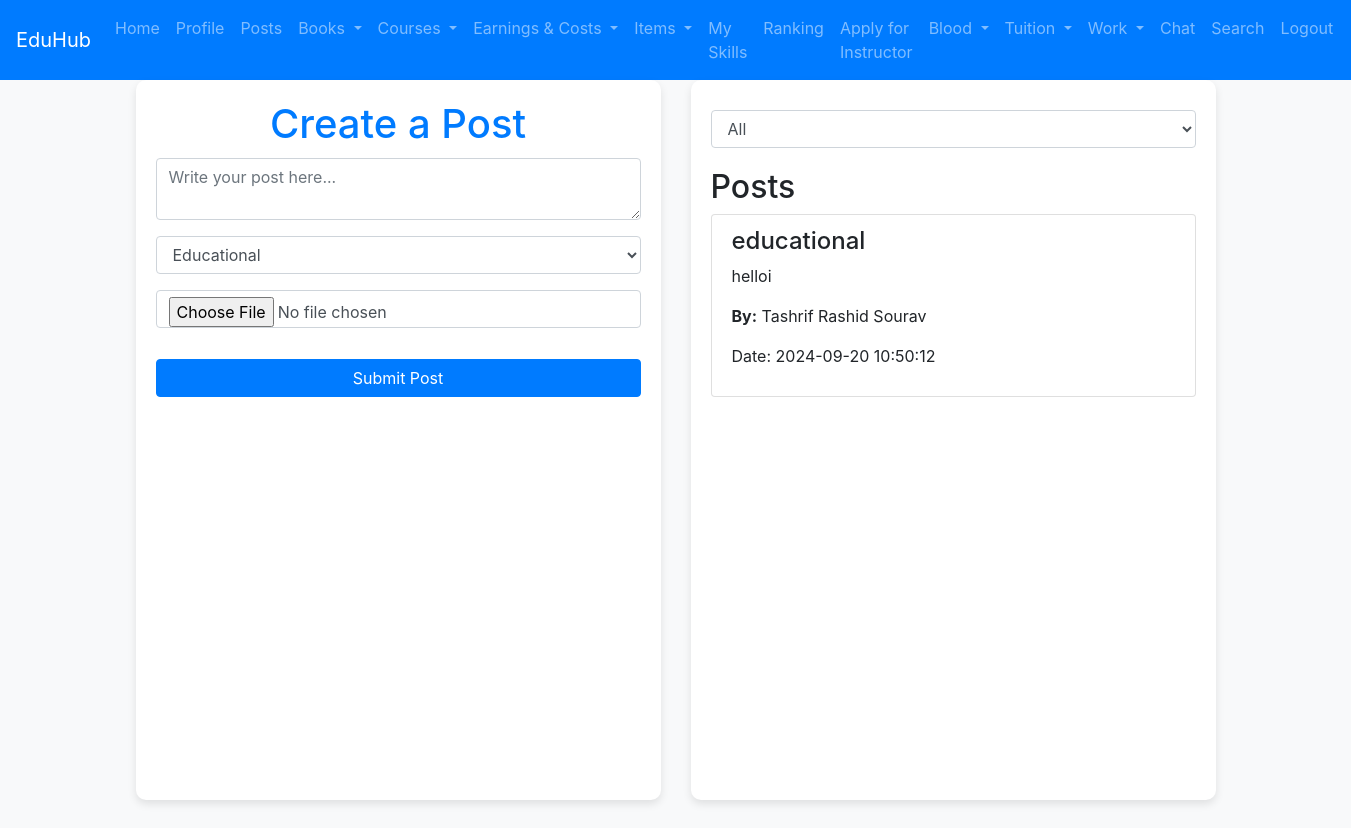
/adminposts.php, run on an earlier commit of the app's database.
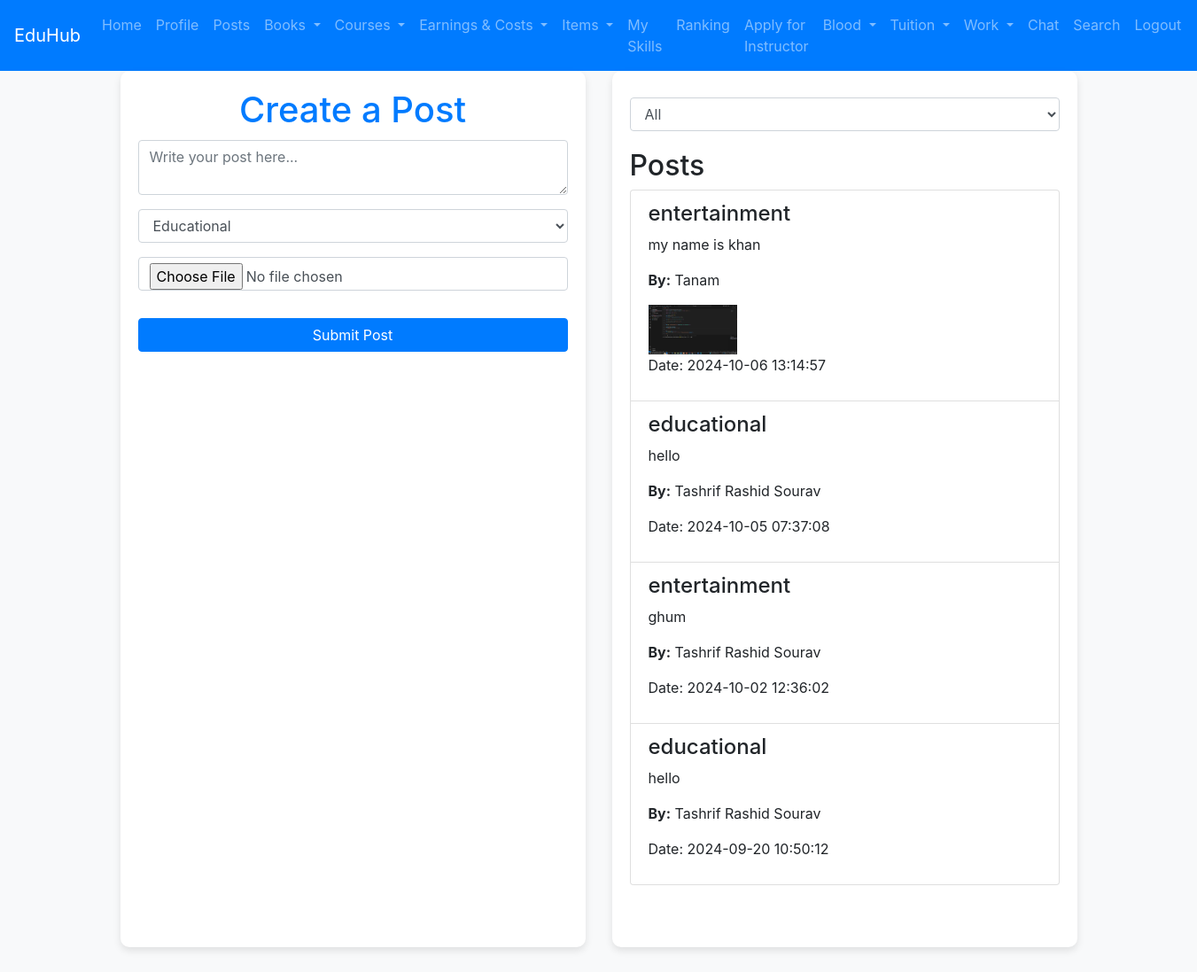
And on a later commit of the database.
### tables this page shows
CREATE TABLE `posts` (
  `post_id` int(11) NOT NULL,
  `student_id` int(11) DEFAULT NULL,
  `content` text DEFAULT NULL,
  `post_date` timestamp NOT NULL DEFAULT current_timestamp(),
  `status` enum('pending','approved','rejected') DEFAULT 'pending',
  `category` enum('educational','entertainment','professional') NOT NULL,
  `picture_path` varchar(255) DEFAULT NULL
);

CREATE TABLE `students` (
  `student_id` int(11) NOT NULL,
  `name` varchar(100) DEFAULT NULL,
  `email` varchar(100) DEFAULT NULL,
  `password` varchar(255) DEFAULT NULL,
  `profile_rank` decimal(3,2) DEFAULT NULL,
  `career_guidance` text DEFAULT NULL,
  `personalized_suggestions` text DEFAULT NULL,
  `created_at` timestamp NOT NULL DEFAULT current_timestamp(),
  `isadmin` enum('yes','no') DEFAULT 'no',
  `profile_picture` varchar(255) DEFAULT NULL,
  `otp` varchar(6) DEFAULT NULL,
  `is_verified` tinyint(1) NOT NULL DEFAULT 0
);

### adminposts.php (the view, shortened to what this page needs)
<?php
include 'db_connect.php';
$logged_in_student_id = $_SESSION['student_id'];
$edit_mode = false;
$post_to_edit = null;
$category_filter = isset($_GET['category']) ? $_GET['category'] : 'all';
$sql = "SELECT p.*, s.name
        FROM posts p
        JOIN students s ON p.student_id = s.student_id
        WHERE (p.status = 'approved' OR p.student_id = ?)";
$sql .= " ORDER BY post_date DESC";
$stmt = $conn->prepare($sql);
if ($category_filter != 'all') {
    $stmt->bind_param("is", $logged_in_student_id, $category_filter);
} else {
    $stmt->bind_param("i", $logged_in_student_id);
}
$stmt->execute();
$posts = $stmt->get_result();
?>
<!DOCTYPE html>
<html lang="en">
<head>
    <link href="https://stackpath.bootstrapcdn.com/bootstrap/4.5.2/css/bootstrap.min.css" rel="stylesheet">
</head>
<body>
<?php include 'navbaradmin.php'; ?>
<div class="container">
    <div class="row w-100">
        <div class="col-md-6">
            <div class="form-container">
                <h1><?php echo $edit_mode ? 'Edit Post' : 'Create a Post'; ?></h1>
                <form action="" method="POST" enctype="multipart/form-data">
                    <div class="form-group">
                        <textarea class="form-control" name="content" required placeholder="Write your post here..."><?php echo $edit_mode ? htmlspecialchars($post_to_edit['content']) : ''; ?></textarea>
                    </div>
                    <div class="form-group">
                        <select class="form-control" name="category" required>
                            <option value="educational" <?php echo ($edit_mode && $post_to_edit['category'] == 'educational') ? 'selected' : ''; ?>>Educational</option>
                        </select>
                    </div>
                    <div class="form-group">
                        <input type="file" class="form-control" name="picture" accept="image/*">
                    </div>
                    <button type="submit" class="btn btn-primary"><?php echo $edit_mode ? 'Update Post' : 'Submit Post'; ?></button>
                </form>
            </div>
        </div>
        <div class="col-md-6">
            <div class="posts-container">
                <form method="GET" action="">
                    <select class="form-control filter-select" name="category" onchange="this.form.submit()">
                        <option value="all" <?php echo $category_filter == 'all' ? 'selected' : ''; ?>>All</option>
                    </select>
                </form>
                <h2 class="mt-3">Posts</h2>
                <?php if ($posts->num_rows > 0): ?>
                    <ul class="list-group">
                        <?php while ($row = $posts->fetch_assoc()): ?>
                            <li class="list-group-item">
                                <h4><?php echo htmlspecialchars($row['category']); ?></h4>
                                <p><?php echo nl2br(htmlspecialchars($row['content'])); ?></p>
                                <p><strong>By:</strong> <?php echo htmlspecialchars($row['name']); ?></p>
                                <?php if ($row['picture_path']): ?>
                                    <img src="<?php echo htmlspecialchars($row['picture_path']); ?>" alt="Post Image">
                                <?php endif; ?>
                                <p>Date: <?php echo $row['post_date']; ?></p>
                            </li>
                        <?php endwhile; ?>
                    </ul>
                <?php else: ?>
                    <p>No posts available.</p>
                <?php endif; ?>
            </div>
        </div>
    </div>
</div>
</body>
</html>

What changed in the data, as far as the page shows it:
added posts: category "entertainment", content "my name is khan", student.name "Tanam", picture_path (picture), post_date "2024-10-06 13:14:57"
added posts: category "educational", content "hello", student.name "Tashrif Rashid Sourav", post_date "2024-10-05 07:37:08"
added posts: category "entertainment", content "ghum", student.name "Tashrif Rashid Sourav", post_date "2024-10-02 12:36:02"
changed posts (number 4 of 4 on the later page): content "helloi" → "hello"
